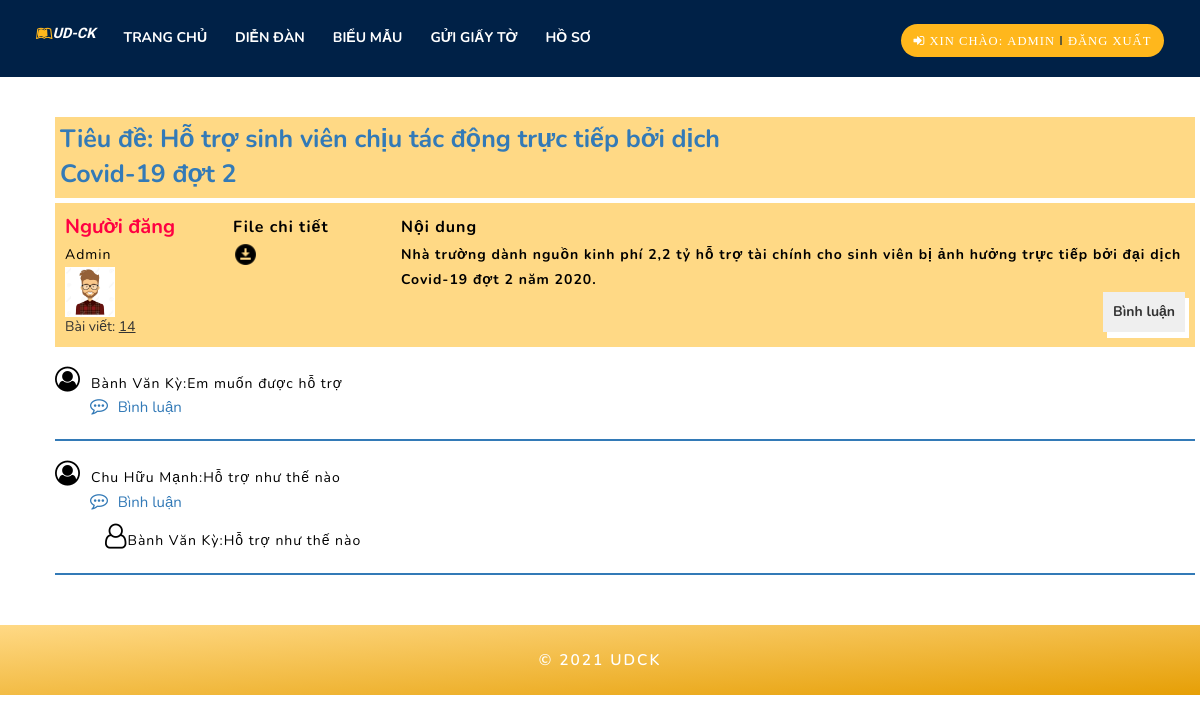
Page /detailforum.php?id=14 (signed in) on the committed database.
### tables this page shows
CREATE TABLE IF NOT EXISTS `tbl_forum` (
`forum_Id` int(11) NOT NULL,
  `id` int(11) NOT NULL,
  `title` varchar(255) NOT NULL,
  `desc_forum` varchar(300) NOT NULL,
  `date_forum` timestamp NOT NULL DEFAULT CURRENT_TIMESTAMP ON UPDATE CURRENT_TIMESTAMP,
  `file_forum` varchar(255) NOT NULL
);

CREATE TABLE IF NOT EXISTS `tbl_student` (
`id` int(11) NOT NULL,
  `name` varchar(255) NOT NULL,
  `address` varchar(255) NOT NULL,
  `city` varchar(50) NOT NULL,
  `country` varchar(50) NOT NULL,
  `mssv` varchar(30) NOT NULL,
  `class` varchar(200) NOT NULL,
  `department` varchar(50) NOT NULL,
  `phone` varchar(30) NOT NULL,
  `email` varchar(80) NOT NULL,
  `password` varchar(200) NOT NULL
);

CREATE TABLE IF NOT EXISTS `tbl_binhluan` (
`binhluan_Id` int(11) NOT NULL,
  `forum_Id` int(11) NOT NULL,
  `id` int(11) NOT NULL,
  `adminId` int(11) NOT NULL,
  `binhluan` varchar(255) NOT NULL,
  `rep_Id` varchar(255) NOT NULL
);

### lib/session.php (called while the page is built, shortened)
<?php
class Session{
 public static function get($key){
    if (isset($_SESSION[$key])) {
     return $_SESSION[$key];
    } else {
     return false;
    }
 }
}
?>

### lib/database.php (called while the page is built, shortened)
<?php
Class Database{
   public $host   = DB_HOST;
   public $user   = DB_USER;
   public $pass   = DB_PASS;
   public $dbname = DB_NAME;
   public $link;
private function connectDB(){
   $this->link = new mysqli($this->host, $this->user, $this->pass,
    $this->dbname);
 }
public function select($query){
  $result = $this->link->query($query) or
   die($this->link->error.__LINE__);
  if($result->num_rows > 0){
    return $result;
  } else {
    return false;
  }
 }
}

### classes/forum.php (called while the page is built, shortened)
<?php
    $filepath = realpath(dirname(__FILE__));
    include_once ($filepath.'/../lib/database.php');
    include_once ($filepath.'./../lib/session.php');
?>
<?php
class forum
{
    private $db;
    function __construct()
    {
            $this->db = new Database();
    }
        public function get_details($id){
            $query = "
             SELECT tbl_forum.*, tbl_student.name
            FROM tbl_forum INNER JOIN tbl_student ON tbl_forum.id = tbl_student.id WHERE tbl_forum.forum_Id = $id
            ";
            $result = $this->db->select($query);
            return $result;
        }
        public function show_binhluan($forum_Id){
            $query = "SELECT binhluan_Id,name,adminName,binhluan,tbl_binhluan.id AS id FROM tbl_binhluan
            LEFT JOIN tbl_student ON tbl_binhluan.id = tbl_student.id LEFT JOIN tbl_admin ON tbl_admin.adminId = tbl_binhluan.adminId WHERE forum_Id=$forum_Id AND rep_Id = ''
             order by binhluan_Id desc";
            $result = $this->db->select($query);
            return $result;
        }
         public function show_rep($forum_Id,$binhluan_Id){
            $query = "SELECT binhluan_Id,tbl_binhluan.id AS id,name,adminName,binhluan,rep_Id FROM tbl_binhluan
            LEFT JOIN tbl_student ON tbl_binhluan.id = tbl_student.id LEFT JOIN tbl_admin ON tbl_admin.adminId = tbl_binhluan.adminId WHERE forum_Id=$forum_Id AND rep_Id = $binhluan_Id
             order by binhluan_Id desc";
            $result = $this->db->select($query);
            return $result;
        }
}
?>

### detailforum.php (the view, shortened to what this page needs)
<?php
    include './lib/session.php';
    include_once ('./lib/database.php');
    $db = new Database();
?>
<?php include './classes/forum.php';?>
<?php
    $fr = new forum();
?>
<!DOCTYPE html>
<html lang="zxx">
<head>
	<link rel="stylesheet" href="css/bootstrap.css">
	<link rel="stylesheet" href="css/style.css" type="text/css" media="all" />
	<link rel="stylesheet" href="css/font-awesome.css">
	<link rel="stylesheet" href="css/swipebox.css">
	<link rel="stylesheet" href="css/jquery-ui.css" />
	<link rel="stylesheet" href="css/forum.css">
	</head>
<body>
<div class="main_section_agile" id="home">
	<div class="agileits_w3layouts_banner_nav">
		<nav class="navbar navbar-default">
			<div class="navbar-header navbar-left">
			<h1><a class="navbar-brand" href="index.php"><i class="fa fa-leanpub" aria-hidden="true"></i>ud-ck</a></h1>
			</div>
			<ul class="agile_form" >
				<li><a href="?action=logout" class="active"href="index.php" ><i class="fa fa-sign-in" aria-hidden="true"> Xin chào: <?= Session::get('student_name') ?> <span style="color: #002147;">&#8214;</span>
               ?> Đăng Xuất</i>
			</a>
				</li>
			</ul>
			<div class="collapse navbar-collapse navbar-right" id="bs-example-navbar-collapse-1">
				<nav class="link-effect-2" id="link-effect-2">
					<ul class="nav navbar-nav">
						<li class="effect-3"><a href="trangcon.php" >Trang Chủ</a></li>
						<li><a href="forum.php" class="effect-3 ">Diễn đàn</a></li>
						<li><a href="papers.php" class="effect-3 ">Biểu mẫu</a></li>
						<li><a href="scanf.php" class="effect-3 ">Gửi giấy tờ</a></li>
						<li><a href="profile.php" class="effect-3 ">Hồ Sơ</a></li>
					</ul>
				</nav>
			</div>
		</nav>
	</div>
</div>
    <div class="container-forum">
         <div class="container">
         <?php
							$id = $_GET['id'];
							$get_forum_detail = $fr->get_details($id);
							if($get_forum_detail){
								while($result = $get_forum_detail->fetch_assoc()){
							?>
        <div class="topic-container">
            <div class="head">
                <div class="authors-1" style="color: #337ab7;font-size:25px;flex:100%;">Tiêu đề: <?php echo $result["title"]?></div>
                <div class="content"></div>
            </div>
            <div class="body">
                <div class="authors">
                    <div class="username"><a href="">Người đăng</a></div>
                    <div><p style="color: black;"><?php echo $result["name"]?></p></div>
                    <img src="images/avatarforum.jpg" alt="">
                    <div>Bài viết: <u><?php echo $result['forum_Id'] ?></u></div>
                </div>
                <div class="detail">
                	<p style="color: black; font-size:16px; font-weight: bold;">File chi tiết</p>
                   <td><a href="/webthuctap/webthuctap/admin/uploads/<?=$result['file_forum']?>"><img src="images/download.png" width="25" height="25" ></a>
														</td>
                </div>
                <div class="content">
                	<p style="color: black; font-size:16px; font-weight: bold;">Nội dung</p>
                    <p style="color: black;"><?php echo $result["desc_forum"]?></p>
                    <div class="comment">
                        <button onclick="showComment()">Bình luận</button>
                    </div>
                </div>
            </div>
        </div>
					<?php
							}
						}
					?>
        <?php
        $id = $_GET['id'];
        $binhluan = $fr -> show_binhluan($id);
        if($binhluan){
        while($result = $binhluan->fetch_assoc())
        {
        ?>
        	<p style="color: black;margin-top:20px;"><i style="font-size:25px;margin-right: 10px;"class="fa fa-user-circle-o" aria-hidden="true"></i><?=$result['name'] ? $result['name']: $result['adminName']?>:<?=$result['binhluan']?></p>
        <div class="comment-rep">
                   <i style="color:#337ab7;font-size:18px;margin-left: 35px;"class="fa fa-commenting-o" ></i> <button  style="border:none;background:#fff;color:#337ab7;font-size:15px;" onclick="showComment1(<?=$result['binhluan_Id']?>)">Bình luận</button>
		        <?php
		        $rep_binhluan = $fr -> show_rep($id,$result['binhluan_Id']);
		        if($rep_binhluan){
		        while($result2 = $rep_binhluan->fetch_assoc())
		        {
		        ?>
		        	<p style="margin: 10px 10px 0 50px; color:black;"><i style="font-size:25px;" class="fa fa-user-o" aria-hidden="true"></i><?=$result2['name'] ? $result2['name']: $result2['adminName']?>:<?=$result['binhluan']?></p>
		        <?php
		    	}
		        }
		        ?>
		        </div>
		        <section id="Gach">
				</section>
        <?php
    	}
        }
        ?>
    </div>
    </div>
<div class="w3layouts_copy_right">
	<div class="container">
		<p>&copy 2021 UDCK</p>
	</div>
</div>
</body>
</html>

### css/style.css (style rules this page uses)
body { padding:0; margin:0; background:#fff; position:relative; font-family: 'Nunito', sans-serif; }
body a { transition:0.5s all; -webkit-transition:0.5s all; -moz-transition:0.5s all; -o-transition:0.5s all; -ms-transition:0.5s all; }
h1,h2,h3,h4,h5,h6 { margin:0; font-family: 'Exo 2', sans-serif; }
p { margin:0; font-family: 'Nunito', sans-serif; letter-spacing:1px; color:#000000; line-height:1.8em; font-size:1em; }
ul { margin:0; padding:0; }
.main_section_agile { background: #002147; }
.navbar-default { background: none; border: none; }
.navbar { margin-bottom: 0; }
.navbar-collapse { padding: 0; }
.navbar-right { margin-right: 0; }
.navbar-default .navbar-nav > li > a { font-weight: 700; letter-spacing: 1px; }
.navbar-nav > li > a { margin: 0 1.5em; padding: 0 0 0.5em; text-transform: uppercase; }
nav.navbar.navbar-default { background: none; padding: 1.7em 0 0.2em 0; }
.navbar-default .navbar-nav > li > a { color:#fff; }
a.navbar-brand { color: #fff!important; padding: 0; font-size: 0.9em; font-weight: 700; text-transform: uppercase; font-style: italic; }
a.navbar-brand i { color:#ffb71c; }
.navbar-right { float: left !important; }
div#bs-example-navbar-collapse-1 { margin-top: .3em; padding-left: 4em; }
.effect-3 { overflow: hidden; }
.effect-3:before { left: -1px; bottom: 0; width: 100%; height: 2px; background:#ffb71c; content: ''; position: absolute; transition: transform .5s ease; transform: translateX(-100%); -webkit-transform: translateX(-100%); -moz-transform: translateX(-100%); -o-transform: translateX(-100%); -ms-transform: translateX(-100%); }
.agileits_w3layouts_banner_nav { margin: 0 auto; width: 90%; }
ul.agile_form { float: right; padding-top: .5em; }
ul.agile_form li a { background:#ffb71c; color: #fff; font-size: 0.9em; padding: 8px 1em; text-transform: uppercase; letter-spacing: 1px; border-radius: 30px; -webkit-border-radius: 30px; -o-border-radius: 30px; -moz-border-radius: 30px; -ms-border-radius: 30px; }
ul.agile_form li { display:inline-block; list-style:none; }
.w3layouts_copy_right { padding: 1.5em 0; text-align: center; background:-webkit-linear-gradient(#ffd985,#e69f06); background:-moz-linear-gradient(#ffd985,#e69f06); background:-ms-linear-gradient(#ffd985,#e69f06); background: linear-gradient(to right bottom,#ffd985,#e69f06); }
.w3layouts_copy_right p { color: #fff; font-weight: 600; letter-spacing: 2px; font-size: 1.1em; }
@media (max-width: 1440px) { .navbar-nav > li > a { margin: 0 1em; } }
@media (max-width: 1440px) { div#bs-example-navbar-collapse-1 { padding-left: 3em; } }
@media (max-width: 1366px) { .navbar-default .navbar-nav > li > a { letter-spacing: 0px; } }
@media (max-width: 1280px) { .agileits_w3layouts_banner_nav { width: 94%; } }
@media (max-width: 1280px) { div#bs-example-navbar-collapse-1 { padding-left: 1em; } }

### css/forum.css (style rules this page uses)
a { color:#FF0042; font-weight: bolder; text-decoration: none; }
h1 { font-size:16px; font-weight: bolder; }
.container-forum { margin: 20px; padding: 20px; }
.head { display: flex; background-color: #ffd985; padding: 5px; font-weight: bold; font-size: 15px; }
.authors { flex: 15%; }
.detail { flex: 15%; }
.content { flex: 70%; }
.body { display: flex; background-color: #ffd985; padding: 10px; margin-top: 5px; }
.body .authors .username { font-size: 20px; }
.body .authors img { max-width: 50px; max-height: 80px; }
.body .content .comment button { border:none; padding:10px; font-weight: bolder; box-shadow: 4px 6px #fff; cursor: pointer; float: right; }

### detailforum.php (style rules this page uses)
#Gach { margin-bottom: 10px; padding-bottom: 20px; border-bottom: 2px solid #337ab7; overflow: hidden; }

### rows in the picture
tbl_forum: title "Hỗ trợ sinh viên chịu tác động trực tiếp bởi dịch Covid-19 đợt 2", id.name "Admin", forum_Id "14", desc_forum "Nhà trường dành nguồn kinh phí 2,2 tỷ hỗ trợ tài chính cho sinh viên bị ảnh hưởng trực tiếp bởi đại dịch Covid-19 đợt 2 năm 2020."
tbl_binhluan: tbl_student.name "Bành Văn Kỳ", binhluan "Em muốn được hỗ trợ"
tbl_binhluan: tbl_student.name "Chu Hữu Mạnh", binhluan "Hỗ trợ như thế nào"
tbl_binhluan: tbl_student.name "Bành Văn Kỳ"

### other values in the picture
Session::get('student_name') "ADMIN"
